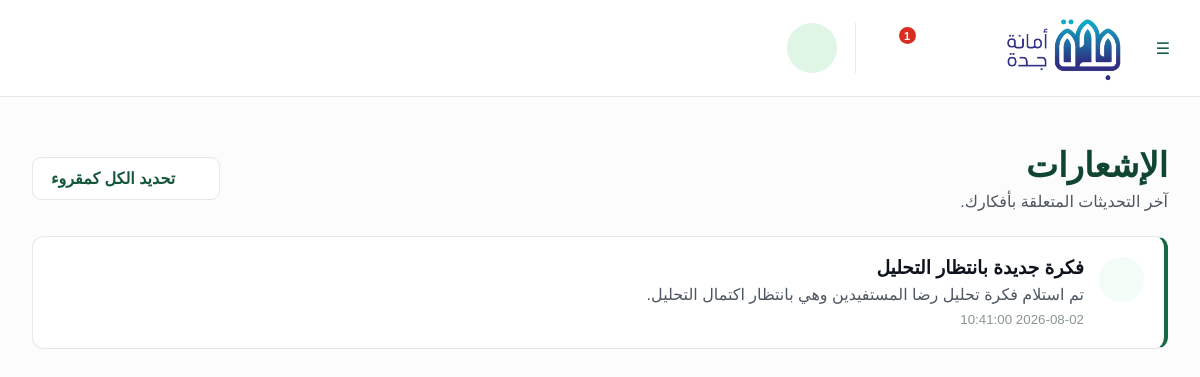
Page /notifications.php (signed in) on the committed database.
### tables this page shows
CREATE TABLE notifications (
    id BIGINT UNSIGNED AUTO_INCREMENT PRIMARY KEY,
    user_id BIGINT UNSIGNED NULL,
    recipient_role ENUM('employee', 'admin') NULL,
    idea_id BIGINT UNSIGNED NULL,

    title VARCHAR(255) NOT NULL,
    message TEXT NOT NULL,
    is_read TINYINT(1) NOT NULL DEFAULT 0,
    created_at TIMESTAMP NOT NULL DEFAULT CURRENT_TIMESTAMP,

    CONSTRAINT fk_notifications_user
        FOREIGN KEY (user_id) REFERENCES users(id)
        ON DELETE CASCADE,

    CONSTRAINT fk_notifications_idea
        FOREIGN KEY (idea_id) REFERENCES ideas(id)
        ON DELETE SET NULL
);

### notifications.php (called while the page is built, shortened)
<?php
require __DIR__ . '/includes/bootstrap.php';
require __DIR__ . '/includes/layout_top.php';
require __DIR__ . '/pages/notifications.php';
require __DIR__ . '/includes/layout_bottom.php';

### includes/db.php (called while the page is built, shortened)
<?php
function env_value(string $key, ?string $default = null): ?string {
    static $env = null;
    if ($env === null) {
        $env = [];
    }
    $value = $_ENV[$key] ?? $_SERVER[$key] ?? $env[$key] ?? null;
    return ($value === null || $value === '') ? $default : (string)$value;
}
function db(): PDO {
    static $pdo = null;
    if ($pdo instanceof PDO) return $pdo;
    $dsn = env_value('DB_DSN', 'mysql:host=127.0.0.1;dbname=smart_ideas;charset=utf8mb4');
    $user = env_value('DB_USER', 'root') ?? 'root';
    $password = env_value('DB_PASSWORD', '') ?? '';
    try {
        $pdo = new PDO($dsn, $user, $password, [
            PDO::ATTR_ERRMODE => PDO::ERRMODE_EXCEPTION,
            PDO::ATTR_DEFAULT_FETCH_MODE => PDO::FETCH_ASSOC,
            PDO::ATTR_EMULATE_PREPARES => false,
        ]);
        return $pdo;
    } catch (PDOException $e) {
        http_response_code(500);
        $message = htmlspecialchars($e->getMessage(), ENT_QUOTES, 'UTF-8');
        exit('<!doctype html><html lang="ar" dir="rtl"><meta charset="utf-8"><title>خطأ قاعدة البيانات</title><body style="font-family:Arial;padding:40px;line-height:1.8"><h2>تعذر الاتصال بقاعدة البيانات</h2><p>تأكدي أن MySQL يعمل من XAMPP وأنك استوردت <code>database/schema.sql</code> في phpMyAdmin.</p><pre style="direction:ltr;text-align:left;background:#f5f5f5;padding:16px;border-radius:8px">'.$message.'</pre></body></html>');
    }
}
function db_fetch_notifications(): array {
    $rows = db()->query("SELECT * FROM notifications ORDER BY created_at DESC, id DESC")->fetchAll();
    return array_map(static fn(array $n): array => [
        'id' => (string)$n['id'],
        'recipient_id' => $n['user_id'] === null ? '' : (string)$n['user_id'],
        'recipient_role' => (string)($n['recipient_role'] ?? ''),
        'idea_id' => $n['idea_id'] === null ? '' : (string)$n['idea_id'],
        'title' => (string)$n['title'],
        'message' => (string)$n['message'],
        'read' => (bool)$n['is_read'],
        'time' => (string)$n['created_at'],
    ], $rows);
}

### includes/bootstrap.php (called while the page is built, shortened)
<?php
require_once __DIR__.'/db.php';
require_once __DIR__.'/functions.php';
$notifications = db_fetch_notifications();
$notifications = db_fetch_notifications();
$visibleNotifications=current_user()?visible_notifications($notifications):[];

### pages/notifications.php (the view, shortened to what this page needs)
<div class="page-container inner-page"><div class="page-title"><div><h1>الإشعارات</h1><p>آخر التحديثات المتعلقة بأفكارك.</p></div><form method="post"><input type="hidden" name="form_action" value="read_all"><button class="ghost-button"><?=icon('check',18)?>تحديد الكل كمقروء</button></form></div><div class="notifications-list"><?php foreach($visibleNotifications as $n):?><article class="notification-card <?=empty($n['read'])?'unread':''?>"><div class="notification-icon"><?=icon('bell',21)?></div><div><h3><?php if(!empty($n['idea_id'])):?><a href="<?=url('details',['id'=>(string)$n['idea_id']])?>"><?=e($n['title'])?></a><?php else:?><?=e($n['title'])?><?php endif?></h3><p><?=e($n['message'])?></p><small><?=e($n['time'])?></small></div></article><?php endforeach?></div></div>

### includes/functions.php (shortened to what this page needs)
<?php
function e(?string $value): string { return htmlspecialchars($value ?? '', ENT_QUOTES, 'UTF-8'); }
function url(string $page='dashboard', array $params=[]): string {
    $routes=['dashboard'=>'dashboard.php','ideas'=>'ideas.php','new'=>'new_idea.php','top'=>'top_ideas.php','analytics'=>'analytics.php','notifications'=>'notifications.php','details'=>'idea_details.php'];
    $file=$routes[$page]??'dashboard.php';
    return $params ? $file.'?'.http_build_query($params) : $file;
}
function current_user(): ?array { return $_SESSION['user'] ?? null; }
function visible_notifications(array $notifications): array {
    $user=current_user();
    $id=(string)($user['id']??'');
    $role=(string)($user['role']??'');
    return array_values(array_filter($notifications,static function(array $notification) use($id,$role):bool {
        $recipient=(string)($notification['recipient_id']??'');
        $recipientRole=(string)($notification['recipient_role']??'');
        if($recipient!=='' && $recipient!==$id) return false;
        if($recipientRole!=='' && $recipientRole!==$role) return false;
        return true;
    }));
}
function icon(string $name, int $size=20): string {
    $p=[
      'home'=>'<path d="M3 11.5 12 4l9 7.5"/><path d="M5 10.5V20h14v-9.5"/><path d="M9 20v-6h6v6"/>','plus'=>'<path d="M12 5v14M5 12h14"/>','file'=>'<path d="M6 2h9l3 3v17H6z"/><path d="M14 2v5h5M9 12h6M9 16h6"/>','star'=>'<path d="m12 3 2.8 5.7 6.2.9-4.5 4.4 1.1 6.2-5.6-3-5.6 3 1.1-6.2L3 9.6l6.2-.9z"/>','chart'=>'<path d="M4 20V10M10 20V4M16 20v-7M22 20H2"/>','bell'=>'<path d="M18 8a6 6 0 0 0-12 0c0 7-3 7-3 9h18c0-2-3-2-3-9M10 21h4"/>','search'=>'<circle cx="11" cy="11" r="7"/><path d="m20 20-4-4"/>','user'=>'<circle cx="12" cy="8" r="4"/><path d="M4 21c1-5 4-7 8-7s7 2 8 7"/>','logout'=>'<path d="M10 17l5-5-5-5M15 12H3M15 3h5v18h-5"/>','lightbulb'=>'<path d="M9 18h6M10 22h4M8 14a7 7 0 1 1 8 0c-1 1-1 2-1 4H9c0-2 0-3-1-4"/>','clock'=>'<circle cx="12" cy="12" r="9"/><path d="M12 7v6l4 2"/>','check'=>'<path d="m4 12 5 5L20 6"/>','award'=>'<circle cx="12" cy="8" r="5"/><path d="m9 13-2 9 5-3 5 3-2-9"/>','share'=>'<circle cx="18" cy="5" r="2"/><circle cx="6" cy="12" r="2"/><circle cx="18" cy="19" r="2"/><path d="m8 11 8-5M8 13l8 5"/>','arrow-left'=>'<path d="m15 18-6-6 6-6"/>','arrow-right'=>'<path d="m9 18 6-6-6-6"/>','save'=>'<path d="M5 3h12l2 2v16H5z"/><path d="M8 3v6h8V3M8 21v-7h8v7"/>','send'=>'<path d="m3 3 18 9-18 9 4-9zM7 12h14"/>','filter'=>'<path d="M4 6h16M7 12h10M10 18h4"/>','more'=>'<circle cx="12" cy="5" r="1"/><circle cx="12" cy="12" r="1"/><circle cx="12" cy="19" r="1"/>','wrench'=>'<path d="M14 6a4 4 0 0 0-5 5L3 17l4 4 6-6a4 4 0 0 0 5-5l-3 3-4-4z"/>','pie'=>'<path d="M12 2v10h10A10 10 0 1 1 12 2"/><path d="M15 2a7 7 0 0 1 7 7h-7z"/>','trend'=>'<path d="m3 17 6-6 4 4 8-8M15 7h6v6"/>','mail'=>'<rect x="3" y="5" width="18" height="14" rx="2"/><path d="m3 7 9 6 9-6"/>','lock'=>'<rect x="5" y="10" width="14" height="11" rx="2"/><path d="M8 10V7a4 4 0 0 1 8 0v3"/>','close'=>'<path d="M6 6l12 12M18 6 6 18"/>'
    ];
    $body=$p[$name]??$p['file'];
    return '<svg width="'.$size.'" height="'.$size.'" viewBox="0 0 24 24" fill="none" stroke="currentColor" stroke-width="1.9" stroke-linecap="round" stroke-linejoin="round" aria-hidden="true">'.$body.'</svg>';
}

### assets/css/global.css (style rules this page uses)
:root { --green-950:#063b24;--green-900:#075b34;--green-800:#08723f;--green-700:#0b8a4b;--green-600:#16a05a; --green-100:#e8f6ee;--green-50:#f2faf5;--mint:#dcefe3;--ink:#17211d;--muted:#61706a;--line:#e3eae6; --white:#fff;--bg:#fbfcfb;--warning:#bd8500;--danger:#ba2e2e;--shadow:0 7px 22px rgba(12,66,40,.07); }
* { box-sizing:border-box }
html { scroll-behavior:smooth }
body { margin:0;font-family:"IBM Plex Sans Arabic",Tahoma,Arial,sans-serif;background:var(--bg);color:var(--ink) }
button,input,textarea,select { font:inherit }
button { cursor:pointer }
a { text-decoration:none;color:inherit }
.page-container { width:min(1460px,calc(100% - 64px));margin:auto }
.inner-page { padding:48px 0 70px }
.page-title { display:flex;justify-content:space-between;align-items:center;margin-bottom:25px }
.page-title h1 { font-size:34px;color:var(--green-900);margin:0 }
.page-title p { margin:7px 0 0;color:var(--muted) }
.secondary-button,.ghost-button,.back-button { border:1px solid var(--green-700);background:#fff;color:var(--green-800);border-radius:9px;padding:11px 18px;font-weight:700;display:inline-flex;align-items:center;gap:8px }
.ghost-button { border-color:var(--line) }
.notifications-list { display:grid;gap:12px }
.notification-card { display:flex;gap:15px;background:#fff;border:1px solid var(--line);border-radius:12px;padding:20px }
.notification-card.unread { border-right:4px solid var(--green-700) }
.notification-icon { width:45px;height:45px;border-radius:50%;display:grid;place-items:center;background:var(--green-50);color:var(--green-800) }
.notification-card h3 { margin:0 }
.notification-card p { color:var(--muted);margin:6px 0 }
.notification-card small { color:#8a9691 }

### assets/css/php-extra.css (style rules this page uses)
svg { vertical-align:middle }
:root { --green-950:#092A1E; --green-900:#104631; --green-800:#14573A; --green-700:#166A45; --green-600:#1B8354; --green-100:#DFF6E7; --green-50:#F3FCF6; --ink:#0D121C; --muted:#4D5761; --line:#E5E7EB; --warning:#B54708; --danger:#B42318; }
.notification-card h3 a { color:inherit;text-decoration:none }

### rows in the picture
notifications: $size 21 (drawn), title "فكرة جديدة بانتظار التحليل", message "تم استلام فكرة تحليل رضا المستفيدين وهي بانتظار اكتمال التحليل.", created_at "2026-08-02 10:41:00"

### other values in the picture
$unread "1"
